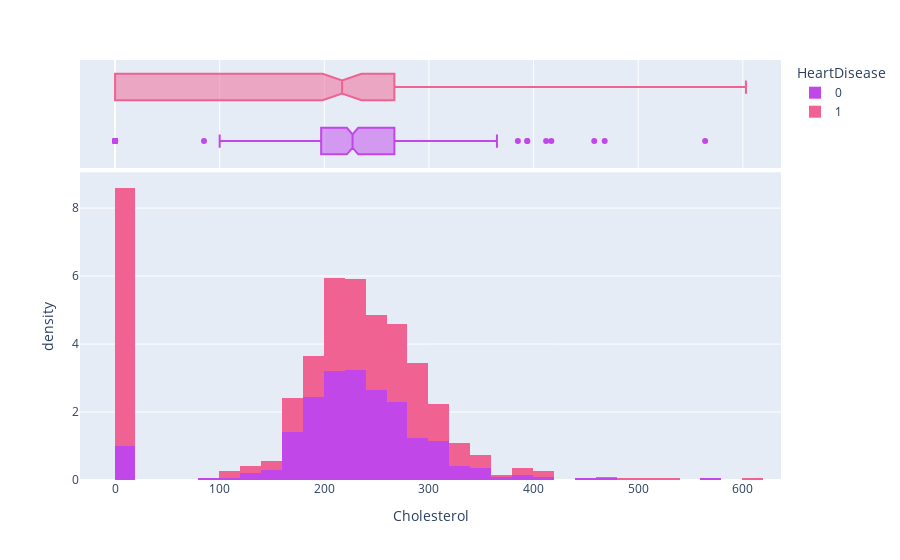

The notebook cell this image was saved under:
### Markdown cell above
A number of patients have considerable high colesterol. There is huge outlier in this distribtion

### Code cell
#distribution of Cholesterol as per heart disease

cls = 'HeartDisease'
x = 'Cholesterol'
mrg = 'box'
hst = 'density'
cdm = {0:'#C147E9',1:'#F06292'}

cls_hds = px.histogram(data, x=x, color=cls, marginal=mrg, histnorm=hst, color_discrete_map=cdm)
cls_hds.show()

### Figure 1 — Plotly figure (JSON) as saved in the notebook; plotly's stock layout.template omitted (floating-point values rounded to 4 significant figures; data arrays with more than 128 entries replaced by an {"elided": "..."} marker saying what was removed)
{"data": [{"alignmentgroup": "True", "bingroup": "x", "histnorm": "density", "hovertemplate": "HeartDisease=0<br>Cholesterol=%{x}<br>density=%{y}<extra></extra>", "legendgroup": "0", "marker": {"color": "#C147E9", "pattern": {"shape": ""}}, "name": "0", "offsetgroup": "0", "orientation": "v", "showlegend": true, "type": "histogram", "x": {"elided": "410 int values"}, "xaxis": "x", "yaxis": "y"}, {"alignmentgroup": "True", "hovertemplate": "HeartDisease=0<br>Cholesterol=%{x}<extra></extra>", "legendgroup": "0", "marker": {"color": "#C147E9"}, "name": "0", "notched": true, "offsetgroup": "0", "showlegend": false, "type": "box", "x": {"elided": "410 int values"}, "xaxis": "x2", "yaxis": "y2"}, {"alignmentgroup": "True", "bingroup": "x", "histnorm": "density", "hovertemplate": "HeartDisease=1<br>Cholesterol=%{x}<br>density=%{y}<extra></extra>", "legendgroup": "1", "marker": {"color": "#F06292", "pattern": {"shape": ""}}, "name": "1", "offsetgroup": "1", "orientation": "v", "showlegend": true, "type": "histogram", "x": {"elided": "508 int values"}, "xaxis": "x", "yaxis": "y"}, {"alignmentgroup": "True", "hovertemplate": "HeartDisease=1<br>Cholesterol=%{x}<extra></extra>", "legendgroup": "1", "marker": {"color": "#F06292"}, "name": "1", "notched": true, "offsetgroup": "1", "showlegend": false, "type": "box", "x": {"elided": "508 int values"}, "xaxis": "x2", "yaxis": "y2"}], "layout": {"barmode": "relative", "legend": {"title": {"text": "HeartDisease"}, "tracegroupgap": 0}, "margin": {"t": 60}, "xaxis": {"anchor": "y", "domain": [0, 1], "title": {"text": "Cholesterol"}}, "xaxis2": {"anchor": "y2", "domain": [0, 1], "matches": "x", "showgrid": true, "showticklabels": false}, "yaxis": {"anchor": "x", "domain": [0, 0.7326], "title": {"text": "density"}}, "yaxis2": {"anchor": "x2", "domain": [0.7426, 1], "matches": "y2", "showgrid": false, "showline": false, "showticklabels": false, "ticks": ""}}}
